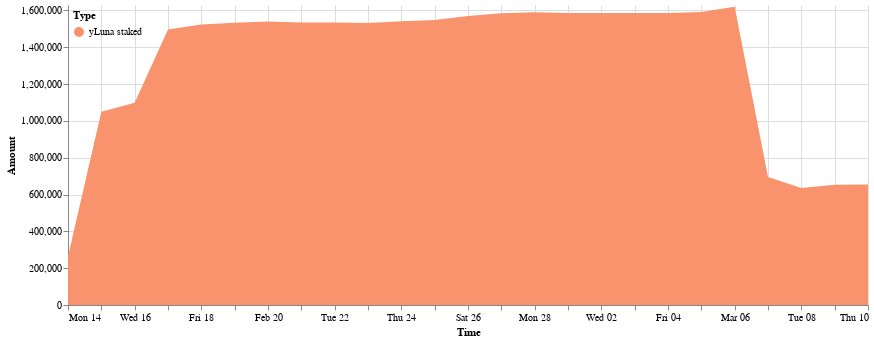

This figure's notebook cell:
### Code cell
domain = ['yLuna staked']
range_ = ['#f8936d']
cp.get_yluna_time_area_chart(daily_delta_stk, 
               alt.Scale(domain=domain, range=range_),
               min_date = daily_delta_stk.Time.min(),
               max_date = daily_delta_stk.Time.max(),
               top_padding = 10000
        ).properties(width=800).configure_view(strokeOpacity=0)

### Figure 1 — Vega-Lite specification as saved in the notebook (floating-point values rounded to 4 significant figures)
{"config": {"view": {"continuousWidth": 400, "continuousHeight": 300, "strokeOpacity": 0}}, "data": {"name": "data-2a239ddac3662a486c73e530a9b10064"}, "mark": "area", "encoding": {"color": {"field": "Type", "legend": {"direction": "vertical", "legendY": 0, "orient": "none", "padding": 5}, "scale": {"domain": ["yLuna staked"], "range": ["#f8936d"]}, "type": "nominal"}, "tooltip": [{"field": "Time", "format": "%Y-%m-%d", "type": "temporal"}, {"field": "Type", "type": "nominal"}, {"field": "Amount (millions)", "type": "nominal"}], "x": {"field": "Time", "scale": {"domain": ["2022-02-14", "2022-03-10"]}, "type": "temporal"}, "y": {"field": "Amount", "scale": {"domain": [0, 1630000.0]}, "type": "quantitative"}}, "width": 800, "$schema": "https://vega.github.io/schema/vega-lite/v4.17.0.json", "datasets": {"data-2a239ddac3662a486c73e530a9b10064": [{"Time": "2022-02-14", "Amount signed": 264000.0, "Amount": 264000.0, "Type": "yLuna staked", "Amount (millions)": "0.26M"}, {"Time": "2022-02-15", "Amount signed": 785400.0, "Amount": 1049000.0, "Type": "yLuna staked", "Amount (millions)": "1.05M"}, {"Time": "2022-02-16", "Amount signed": 48820.0, "Amount": 1098000.0, "Type": "yLuna staked", "Amount (millions)": "1.1M"}, {"Time": "2022-02-17", "Amount signed": 398600.0, "Amount": 1497000.0, "Type": "yLuna staked", "Amount (millions)": "1.5M"}, {"Time": "2022-02-18", "Amount signed": 26480.0, "Amount": 1523000.0, "Type": "yLuna staked", "Amount (millions)": "1.52M"}, {"Time": "2022-02-19", "Amount signed": 9947.0, "Amount": 1533000.0, "Type": "yLuna staked", "Amount (millions)": "1.53M"}, {"Time": "2022-02-20", "Amount signed": 6690.0, "Amount": 1540000.0, "Type": "yLuna staked", "Amount (millions)": "1.54M"}, {"Time": "2022-02-21", "Amount signed": -5372.0, "Amount": 1534000.0, "Type": "yLuna staked", "Amount (millions)": "1.53M"}, {"Time": "2022-02-22", "Amount signed": -340.6, "Amount": 1534000.0, "Type": "yLuna staked", "Amount (millions)": "1.53M"}, {"Time": "2022-02-23", "Amount signed": -1892.0, "Amount": 1532000.0, "Type": "yLuna staked", "Amount (millions)": "1.53M"}, {"Time": "2022-02-24", "Amount signed": 9216.0, "Amount": 1541000.0, "Type": "yLuna staked", "Amount (millions)": "1.54M"}, {"Time": "2022-02-25", "Amount signed": 6565.0, "Amount": 1548000.0, "Type": "yLuna staked", "Amount (millions)": "1.55M"}, {"Time": "2022-02-26", "Amount signed": 21590.0, "Amount": 1570000.0, "Type": "yLuna staked", "Amount (millions)": "1.57M"}, {"Time": "2022-02-27", "Amount signed": 15350.0, "Amount": 1585000.0, "Type": "yLuna staked", "Amount (millions)": "1.58M"}, {"Time": "2022-02-28", "Amount signed": 5056.0, "Amount": 1590000.0, "Type": "yLuna staked", "Amount (millions)": "1.59M"}, {"Time": "2022-03-01", "Amount signed": -3479.0, "Amount": 1587000.0, "Type": "yLuna staked", "Amount (millions)": "1.59M"}, {"Time": "2022-03-02", "Amount signed": -801.9, "Amount": 1586000.0, "Type": "yLuna staked", "Amount (millions)": "1.59M"}, {"Time": "2022-03-03", "Amount signed": -37.23, "Amount": 1586000.0, "Type": "yLuna staked", "Amount (millions)": "1.59M"}, {"Time": "2022-03-04", "Amount signed": 980.6, "Amount": 1587000.0, "Type": "yLuna staked", "Amount (millions)": "1.59M"}, {"Time": "2022-03-05", "Amount signed": 5166.0, "Amount": 1592000.0, "Type": "yLuna staked", "Amount (millions)": "1.59M"}, {"Time": "2022-03-06", "Amount signed": 27690.0, "Amount": 1620000.0, "Type": "yLuna staked", "Amount (millions)": "1.62M"}, {"Time": "2022-03-07", "Amount signed": -924800.0, "Amount": 694700.0, "Type": "yLuna staked", "Amount (millions)": "0.69M"}, {"Time": "2022-03-08", "Amount signed": -58730.0, "Amount": 636000.0, "Type": "yLuna staked", "Amount (millions)": "0.64M"}, {"Time": "2022-03-09", "Amount signed": 17560.0, "Amount": 653500.0, "Type": "yLuna staked", "Amount (millions)": "0.65M"}, {"Time": "2022-03-10", "Amount signed": 641.3, "Amount": 654200.0, "Type": "yLuna staked", "Amount (millions)": "0.65M"}]}}
